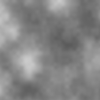
Frame 1 (no input)
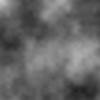
Frame 60 (the mouse pressed at the canvas centre just before this capture)
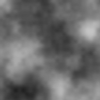
Frame 120 (the mouse held since frame 60 and released just before this capture)

The Processing sketch that drew these frames (run headless with seeded random() and noise(); from frame 60 on, the mouse is pressed at the canvas centre):

// Processing sketch: noiseExample
// ── noiseExample.pde
void setup() {
}
void draw() {
  for (float x = 0; x<100; x++) {
    for (float y = 0; y<100; y++) {
      float n = noise((frameCount+x)/30, y/30);
      stroke(int(map(n, 0, 1, 0, 255)) );
      point(x, y);
    }
  }
}
